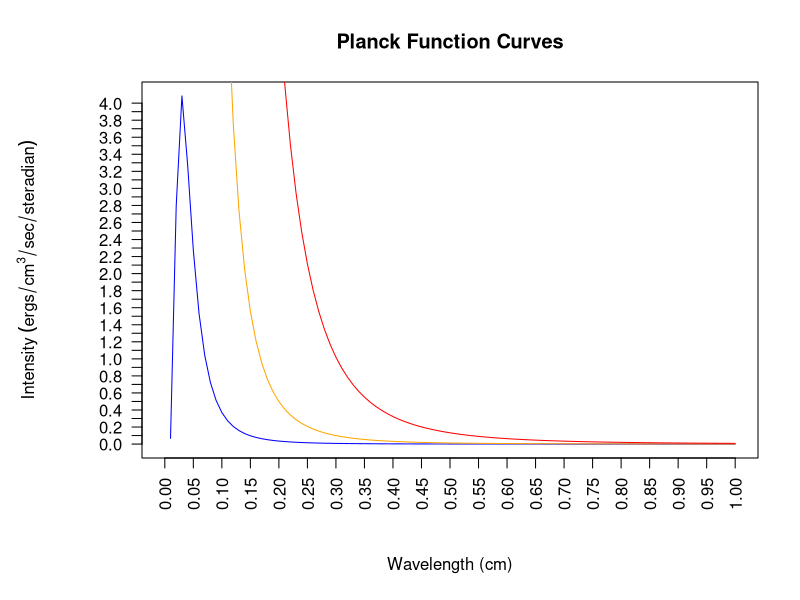
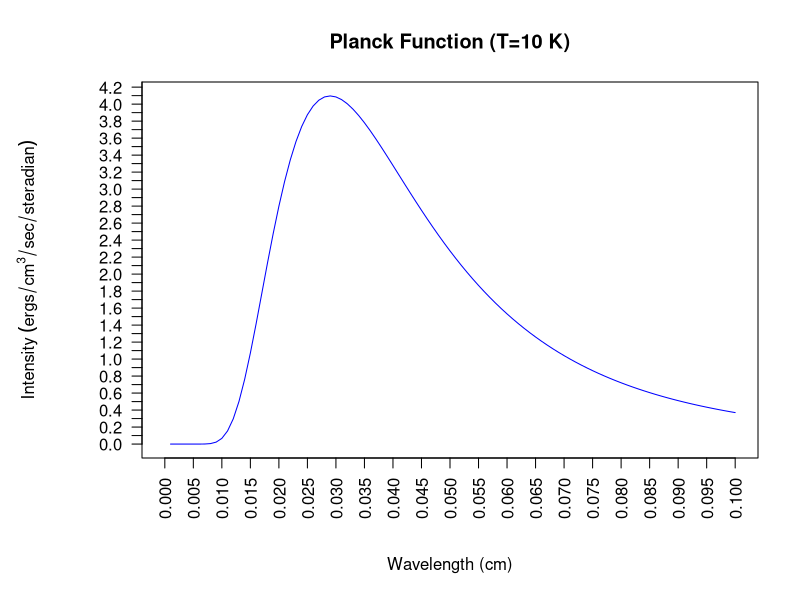
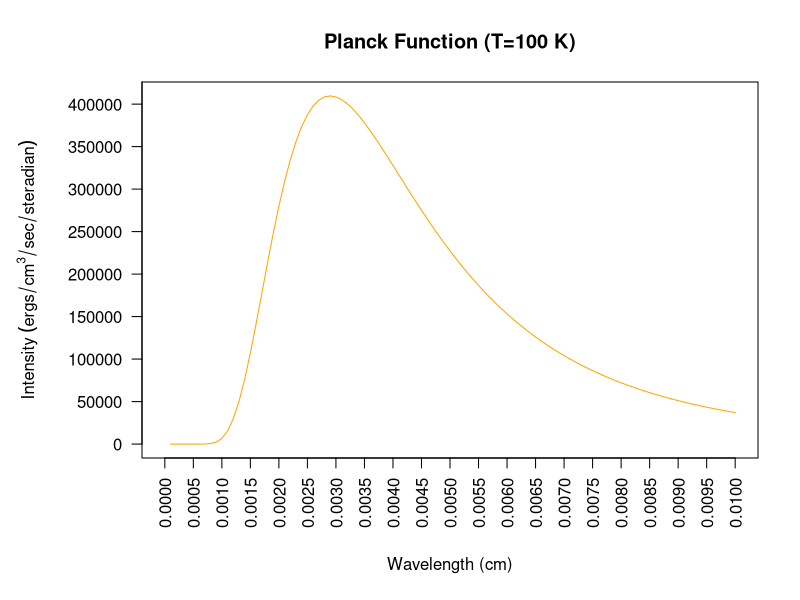
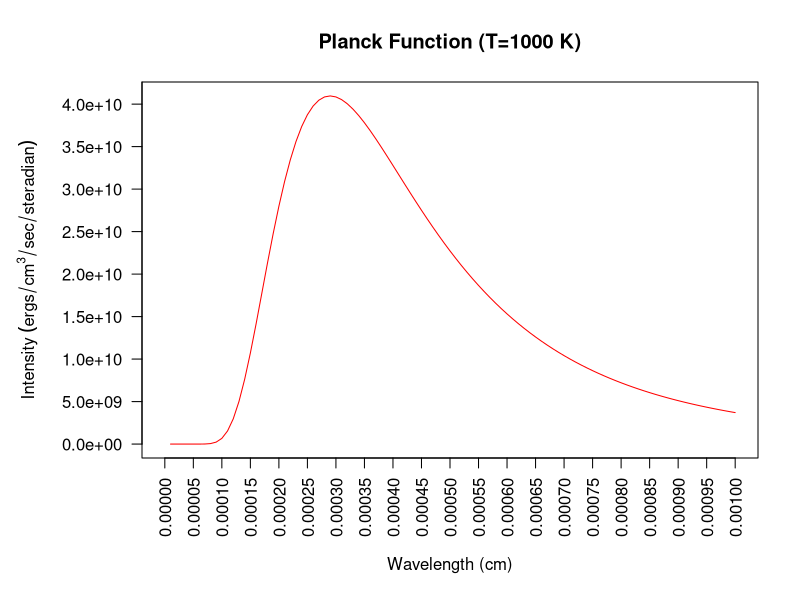

Generate these figures, in order, with R:
main <- "Planck Function Curves"
xlab <- expression(paste(Wavelength, " (cm)"))
ylab <- expression(paste(Intensity, " ",(ergs/cm^3/sec/steradian)))
col <- c("blue", "orange", "red")

planck <- function(lambda, Temp) {
  #constants
  h <- 6.6261e-27 
  c <- 2.9979e10 
  kb <- 1.3807e-16   
  
  ( 2*h*c^2 ) / ( lambda^5*( exp( (h*c)/(lambda*kb*Temp) ) - 1 ) )
}

#create the function graphs
png(file="Planck.png",width=1500,height=1000,res=100)
par(mar=c(7,7,4,2)+0.1,mgp=c(5,1,0))
curve(planck(lambda=x, Temp=10), from=0, to=1.0,main=main,xlab=xlab,ylab=ylab,col=col[1],xaxt="n",yaxt="n")
curve(planck(lambda=x, Temp=100), from=0, to=1.0,main=main,add=TRUE,xlab=xlab,ylab=ylab,col=col[2],xaxt="n",yaxt="n")
curve(planck(lambda=x, Temp=1000), from=0, to=1.0,main=main, add=TRUE,xlab=xlab,ylab=ylab,col=col[3],xaxt="n",yaxt="n")
axis(1,at=seq(0,1,by=.05),las=2)
axis(2,at=seq(0,4,by=.1),las=2)
dev.off()

png(file="Planck10.png",width=1500,height=1000,res=100)
par(mar=c(7,7,4,2)+0.1,mgp=c(5,1,0))
curve(planck(lambda=x, Temp=10), from=0, to=0.1,main="Planck Function (T=10 K)",xlab=xlab,ylab=ylab,col=col[1],xaxt="n",yaxt="n")
axis(1,at=seq(0,0.1,by=.005),las=2)
axis(2,at=seq(0,5,by=.1),las=2)
dev.off()

png(file="Planck100.png",width=1500,height=1000,res=100)
par(mar=c(7,7,4,2)+0.1,mgp=c(5,1,0))
curve(planck(lambda=x, Temp=100), from=0, to=0.01,main="Planck Function (T=100 K)",xlab=xlab,ylab=ylab,col=col[2],xaxt="n",yaxt="n")
axis(1,at=seq(0,0.01,by=.0005),las=2)
axis(2,at=seq(0,5e5,by=0.5e5),las=2)
dev.off()

png(file="Planck1000.png",width=1500,height=1000,res=100)
par(mar=c(7,7,4,2)+0.1,mgp=c(5,1,0))
curve(planck(lambda=x, Temp=1000), from=0, to=0.001,main="Planck Function (T=1000 K)",xlab=xlab,ylab=ylab,col=col[3],xaxt="n",yaxt="n")
axis(1,at=seq(0,0.001,by=.00005),las=2)
axis(2,at=seq(0,5e10,by=0.5e10),las=2)
dev.off()

